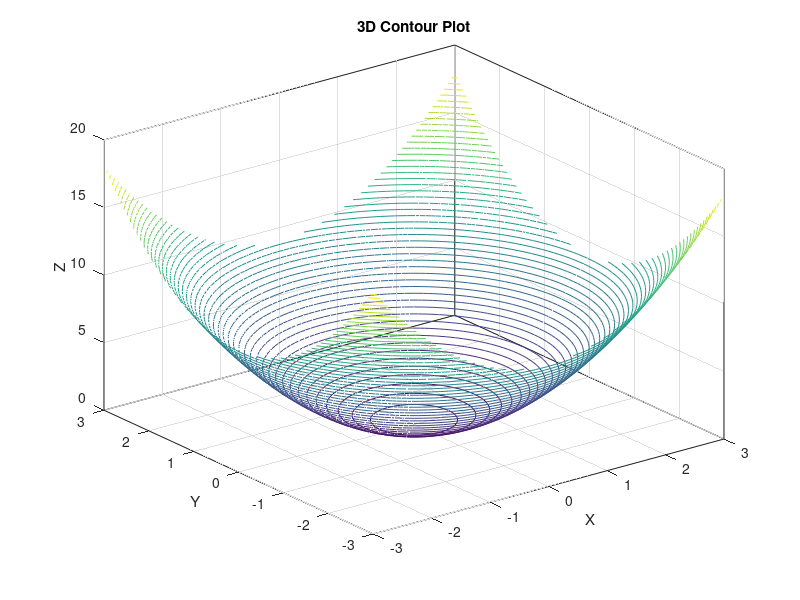

MATLAB code to generate this figure:
[X, Y] = meshgrid(-3:0.1:3, -3:0.1:3);
Z = X.^2 + Y.^2;
contour3(X, Y, Z, 50)  % 3D contour with 50 levels
xlabel('X'), ylabel('Y'), zlabel('Z')
title('3D Contour Plot')